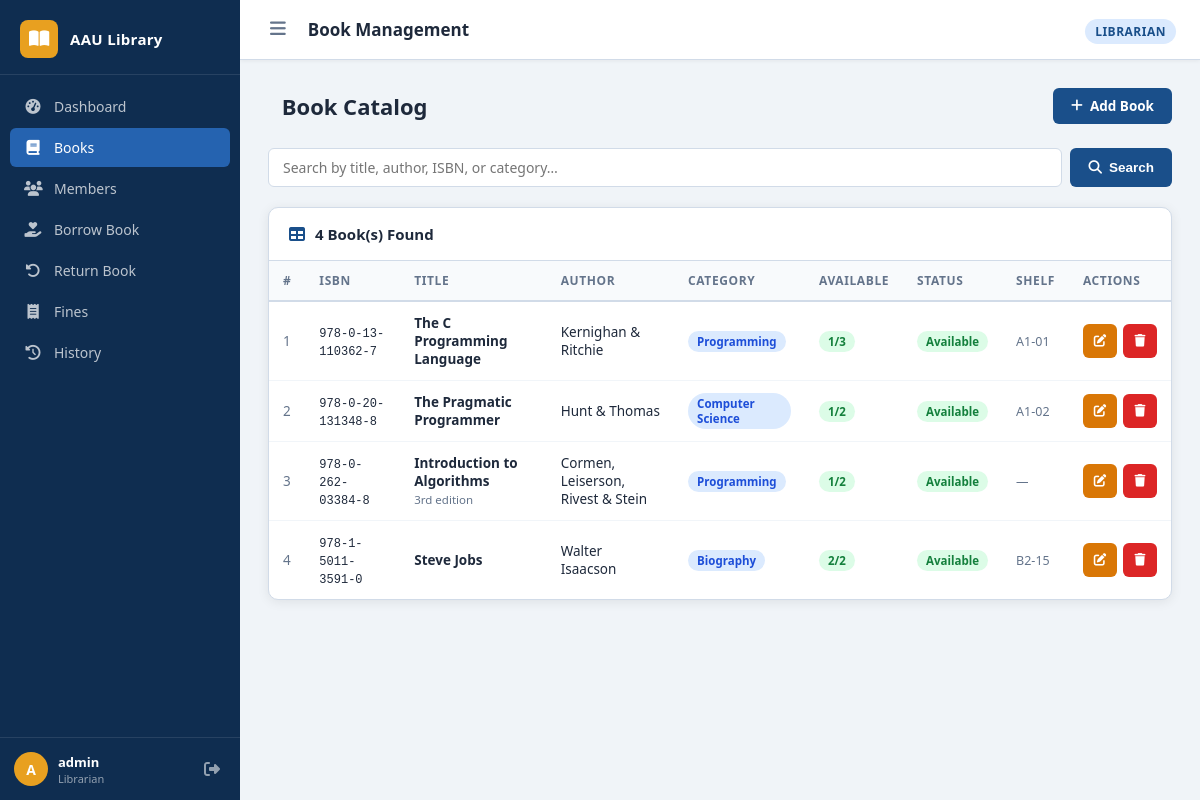
/books (signed in), run on the app's committed database.
### tables this page shows
CREATE TABLE books (
    book_id           INTEGER PRIMARY KEY AUTOINCREMENT,
    isbn              VARCHAR(20)  NOT NULL UNIQUE,
    title             VARCHAR(100) NOT NULL,
    author            VARCHAR(100) NOT NULL,
    publisher         VARCHAR(100),
    publication_year  INTEGER,
    category          VARCHAR(50),
    edition           VARCHAR(20),
    language          VARCHAR(30)  DEFAULT 'English',
    total_copies      INTEGER      NOT NULL DEFAULT 1,
    available_copies  INTEGER      NOT NULL DEFAULT 1,
    shelf_location    VARCHAR(50),
    status            VARCHAR(20)  NOT NULL DEFAULT 'Available'
                      CHECK(status IN ('Available','Issued','Lost')),
    created_at        DATETIME DEFAULT CURRENT_TIMESTAMP
);

### app.py (the view)
@app.route('/books')
@login_required
def books():
    query = request.args.get('q', '')
    book_list = BookService.search(query)
    return render_template('books.html', books=book_list, query=query)

### app.py (called while the page is built)
def login_required(f):
    @wraps(f)
    def decorated(*args, **kwargs):
        if 'user_id' not in session:
            flash('Please log in to continue.', 'warning')
            return redirect(url_for('login'))
        return f(*args, **kwargs)
    return decorated

### dao/book_dao.py (called while the page is built)
    @staticmethod
    def get_all():
        conn = get_connection()
        rows = conn.execute("SELECT * FROM books ORDER BY book_id ASC").fetchall()
        conn.close()
        return [dict(r) for r in rows]

### dao/db_connection.py (called while the page is built)
def get_connection():
    conn = sqlite3.connect(DB_PATH, timeout=10)
    conn.row_factory = sqlite3.Row
    conn.execute("PRAGMA foreign_keys = ON")
    return conn

### services/book_member_service.py (called while the page is built)
    @staticmethod
    def search(query):
        if not query or not query.strip():
            return BookDAO.get_all()
        return BookDAO.search(query.strip())

### templates/books.html (shortened to what this page needs)
{% extends 'base.html' %}
{% block page_title %}Book Management{% endblock %}
{% block content %}
<div class="page-header">
  <h1> Book Catalog</h1>
  <a href="{{ url_for('add_book') }}" class="btn btn-primary">
    <i class="fas fa-plus"></i> Add Book
  </a>
</div>
<form class="search-bar" method="GET">
  <input type="text" name="q" value="{{ query }}"
         placeholder="Search by title, author, ISBN, or category…">
  <button type="submit" class="btn btn-primary"><i class="fas fa-search"></i> Search</button>
</form>
<div class="card">
  <div class="card-header">
    <i class="fas fa-table" style="color:var(--primary)"></i>
    <h2>{{ books|length }} Book(s) Found</h2>
  </div>
  <div class="table-wrap">
    {% if books %}
    <table>
      <thead>
        <tr>
          <th>#</th>
          <th>ISBN</th>
          <th>Title</th>
          <th>Author</th>
          <th>Category</th>
          <th>Available</th>
          <th>Status</th>
          <th>Shelf</th>
          <th>Actions</th>
        </tr>
      </thead>
      <tbody>
        {% for book in books %}
        <tr>
          <td style="color:var(--text-muted)">{{ book.book_id }}</td>
          <td><code style="font-size:12px">{{ book.isbn }}</code></td>
          <td>
            <strong>{{ book.title }}</strong>
            {% if book.edition %}<br><span style="font-size:11.5px;color:var(--text-muted)">{{ book.edition }}</span>{% endif %}
          </td>
          <td>{{ book.author }}</td>
          <td>
            {% if book.category %}
            <span class="badge badge-info">{{ book.category }}</span>
            {% else %}&mdash;{% endif %}
          </td>
          <td>
            <span class="badge {{ 'badge-success' if book.available_copies > 0 else 'badge-danger' }}">
              {{ book.available_copies }}/{{ book.total_copies }}
            </span>
          </td>
          <td>
            <span class="badge
              {% if book.status == 'Available' %}badge-success
              {% elif book.status == 'Issued' %}badge-warning
              {% else %}badge-danger{% endif %}">
              {{ book.status }}
            </span>
          </td>
          <td style="font-size:12.5px;color:var(--text-muted)">{{ book.shelf_location or '—' }}</td>
          <td>
            <div style="display:flex;gap:6px;">
              <a href="{{ url_for('edit_book', book_id=book.book_id) }}"
                 class="btn btn-warning btn-sm btn-icon" title="Edit">
                <i class="fas fa-edit"></i>
              </a>
              {% if session.role == 'Librarian' %}
              <form id="del-book-{{ book.book_id }}" method="POST"
                    action="{{ url_for('delete_book', book_id=book.book_id) }}">
                <button type="button" class="btn btn-danger btn-sm btn-icon"
                        title="Delete"
                        onclick="confirmDelete('del-book-{{ book.book_id }}', '{{ book.title|replace("'","\\'")|e }}')">
                  <i class="fas fa-trash"></i>
                </button>
              </form>
              {% endif %}
            </div>
          </td>
        </tr>
        {% endfor %}
      </tbody>
    </table>
    {% else %}
    <div class="empty-state">
      <i class="fas fa-books"></i>
      <p>No books found{% if query %} for "{{ query }}"{% endif %}.</p>
    </div>
    {% endif %}
  </div>
</div>
{% endblock %}

### static/css/style.css (style rules this page uses)
:root { --primary: #1a4f8a; --primary-light: #2563b0; --primary-dark: #0f2d50; --accent: #e8a020; --accent-light: #f5b942; --success: #16a34a; --danger: #dc2626; --warning: #d97706; --info: #0284c7; --sidebar-w: 240px; --sidebar-bg: #0f2d50; --topbar-h: 60px; --bg: #f0f4f8; --card-bg: #ffffff; --border: #d1dbe8; --text: #1e293b; --text-muted: #64748b; --radius: 10px; --radius-sm: 6px; --shadow: 0 2px 12px rgba(0,0,0,.08); --shadow-lg: 0 8px 30px rgba(0,0,0,.14); --font: 'Segoe UI', system-ui, -apple-system, sans-serif; }
*, *::before, *::after { box-sizing: border-box; margin: 0; padding: 0; }
body { font-family: var(--font); background: var(--bg); color: var(--text); display: flex; min-height: 100vh; }
.page-header { display: flex; align-items: center; justify-content: space-between; margin-bottom: 24px; }
.page-header h1 { font-size: 22px; font-weight: 700; color: var(--text); }
.card { background: var(--card-bg); border-radius: var(--radius); border: 1px solid var(--border); box-shadow: var(--shadow); overflow: hidden; }
.card-header { padding: 16px 20px; border-bottom: 1px solid var(--border); display: flex; align-items: center; gap: 10px; }
.card-header h2 { font-size: 15px; font-weight: 700; color: var(--text); flex: 1; }
.table-wrap { overflow-x: auto; }
table { width: 100%; border-collapse: collapse; font-size: 13.5px; }
thead tr { background: #f8fafc; }
th { padding: 11px 14px; text-align: left; font-weight: 700; font-size: 12px; text-transform: uppercase; letter-spacing: .6px; color: var(--text-muted); border-bottom: 2px solid var(--border); }
td { padding: 12px 14px; border-bottom: 1px solid #f1f5f9; color: var(--text); vertical-align: middle; }
tr:last-child td { border-bottom: none; }
.badge { display: inline-flex; align-items: center; gap: 4px; padding: 3px 9px; border-radius: 20px; font-size: 11.5px; font-weight: 600; }
.badge-success { background: #dcfce7; color: #15803d; }
.badge-info { background: #dbeafe; color: #1d4ed8; }
.btn { display: inline-flex; align-items: center; gap: 7px; padding: 9px 18px; border-radius: var(--radius-sm); border: none; cursor: pointer; font-size: 13.5px; font-weight: 600; text-decoration: none; transition: all .18s; white-space: nowrap; }
.btn-primary { background: var(--primary); color: white; }
.btn-danger { background: var(--danger); color: white; }
.btn-warning { background: var(--warning); color: white; }
.btn-sm { padding: 6px 12px; font-size: 12.5px; }
.btn-icon { padding: 7px; width: 34px; height: 34px; justify-content: center; }
.search-bar { display: flex; gap: 8px; margin-bottom: 20px; }
.search-bar input { flex: 1; padding: 9px 14px; border: 1.5px solid var(--border); border-radius: var(--radius-sm); font-size: 14px; font-family: var(--font); outline: none; transition: border-color .18s; }

### data on the page
books: book_id "1", isbn "978-0-13-110362-7", title "The C Programming Language", author "Kernighan & Ritchie", category "Programming", available_copies "1", total_copies "3", status "Available", shelf_location "A1-01"
books: book_id "2", isbn "978-0-20-131348-8", title "The Pragmatic Programmer", author "Hunt & Thomas", category "Computer Science", available_copies "1", total_copies "2", status "Available", shelf_location "A1-02"
books: book_id "3", isbn "978-0-262-03384-8", title "Introduction to Algorithms", edition "3rd edition", author "Cormen, Leiserson, Rivest & Stein", category "Programming", available_copies "1", total_copies "2", status "Available", shelf_location "—"
books: book_id "4", isbn "978-1-5011-3591-0", title "Steve Jobs", author "Walter Isaacson", category "Biography", available_copies "2", total_copies "2", status "Available", shelf_location "B2-15"

### other printed values
{{ session.username[0]|upper }} "A"
{{ session.username }} "admin"
{{ session.role }} "Librarian"
{{ session.role }} "LIBRARIAN"
{{ books|length }} "4"
